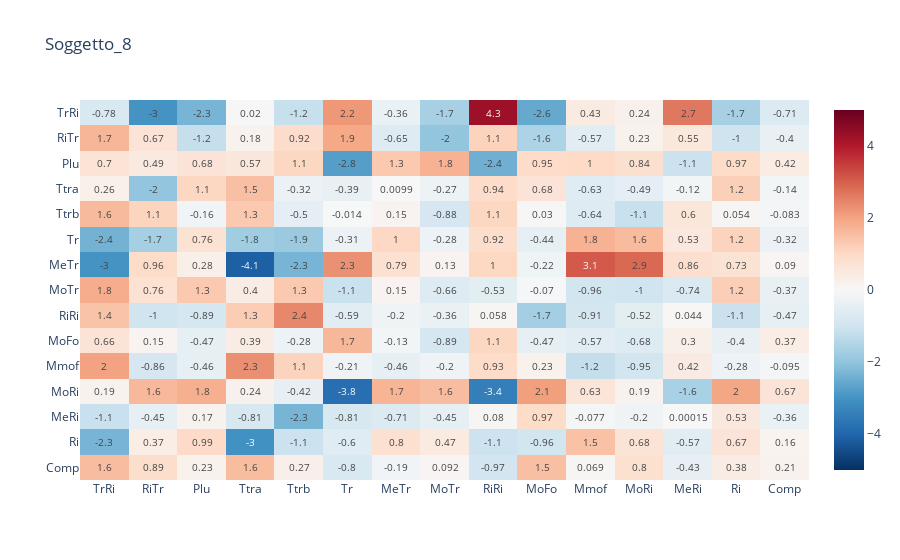
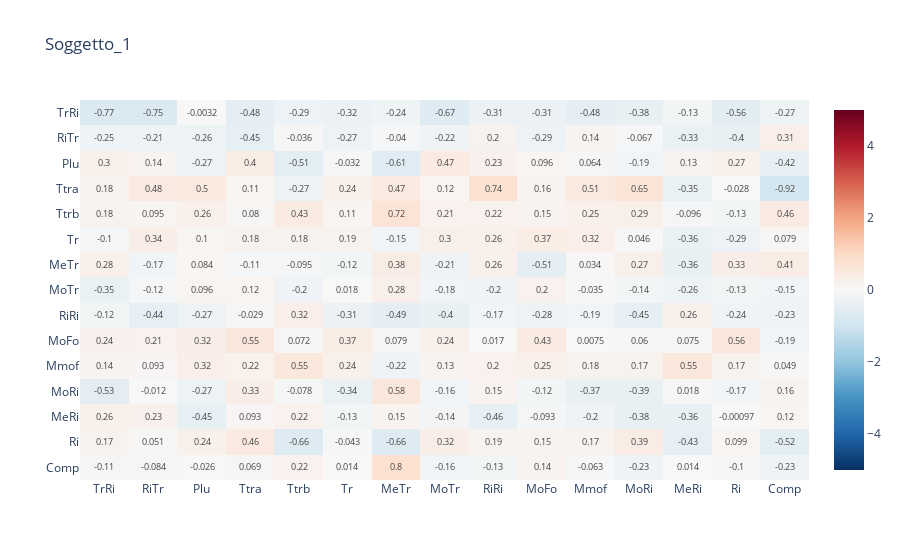
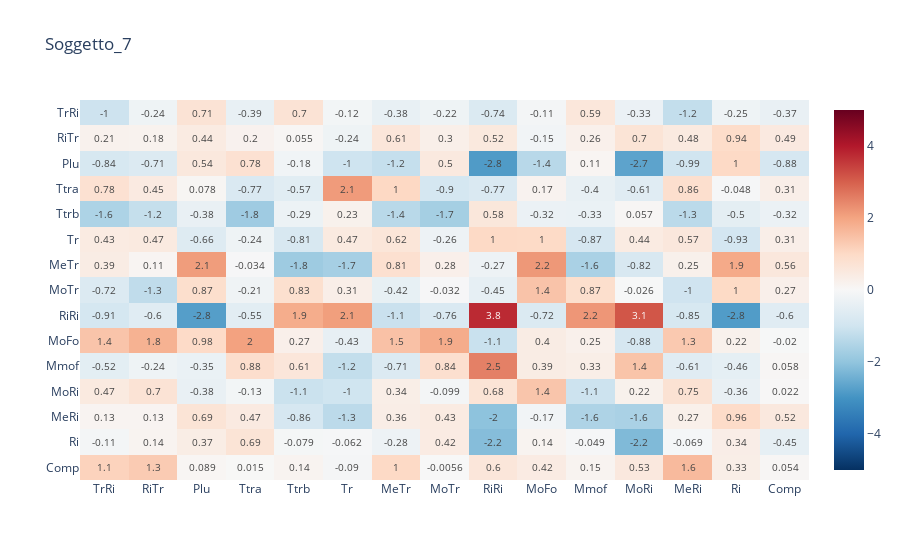

Notebook code cell kept with these figures, in order:
### Code cell
# plot heatmap with plotly express
fig = px.imshow(df_o_8, color_continuous_midpoint=0, color_continuous_scale = 'RdBu_r', zmin=-5, zmax=5, title="Soggetto_8", text_auto=".2", aspect="Auto")
fig.show()

fig = px.imshow(df_o_1, color_continuous_midpoint=0, color_continuous_scale = 'RdBu_r', zmin=-5, zmax=5, title= "Soggetto_1", text_auto=".2", aspect="Auto")
fig.show()

fig = px.imshow(df_o_7, color_continuous_midpoint=0, color_continuous_scale = 'RdBu_r', zmin=-5, zmax=5, title= "Soggetto_7", text_auto=".2", aspect="Auto")
fig.show()

### Figure 1 — Plotly figure (JSON) as saved in the notebook; plotly's stock layout.template omitted (floating-point values rounded to 4 significant figures; data arrays with more than 128 entries replaced by an {"elided": "..."} marker saying what was removed)
{"data": [{"coloraxis": "coloraxis", "hovertemplate": "x: %{x}<br>y: %{y}<br>color: %{z}<extra></extra>", "name": "0", "texttemplate": "%{z:.2}", "type": "heatmap", "x": ["TrRi", "RiTr", "Plu", "Ttra", "Ttrb", "Tr", "MeTr", "MoTr", "RiRi", "MoFo", "Mmof", "MoRi", "MeRi", "Ri", "Comp"], "xaxis": "x", "y": ["TrRi", "RiTr", "Plu", "Ttra", "Ttrb", "Tr", "MeTr", "MoTr", "RiRi", "MoFo", "Mmof", "MoRi", "MeRi", "Ri", "Comp"], "yaxis": "y", "z": {"elided": "15x15 float values"}}], "layout": {"coloraxis": {"cmax": 5, "cmid": 0, "cmin": -5, "colorscale": [[0, "rgb(5,48,97)"], [0.1, "rgb(33,102,172)"], [0.2, "rgb(67,147,195)"], [0.3, "rgb(146,197,222)"], [0.4, "rgb(209,229,240)"], [0.5, "rgb(247,247,247)"], [0.6, "rgb(253,219,199)"], [0.7, "rgb(244,165,130)"], [0.8, "rgb(214,96,77)"], [0.9, "rgb(178,24,43)"], [1, "rgb(103,0,31)"]]}, "title": {"text": "Soggetto_8"}, "xaxis": {"anchor": "y", "domain": [0, 1]}, "yaxis": {"anchor": "x", "autorange": "reversed", "domain": [0, 1]}}}

### Figure 2 — Plotly figure (JSON) as saved in the notebook; plotly's stock layout.template omitted (floating-point values rounded to 4 significant figures; data arrays with more than 128 entries replaced by an {"elided": "..."} marker saying what was removed)
{"data": [{"coloraxis": "coloraxis", "hovertemplate": "x: %{x}<br>y: %{y}<br>color: %{z}<extra></extra>", "name": "0", "texttemplate": "%{z:.2}", "type": "heatmap", "x": ["TrRi", "RiTr", "Plu", "Ttra", "Ttrb", "Tr", "MeTr", "MoTr", "RiRi", "MoFo", "Mmof", "MoRi", "MeRi", "Ri", "Comp"], "xaxis": "x", "y": ["TrRi", "RiTr", "Plu", "Ttra", "Ttrb", "Tr", "MeTr", "MoTr", "RiRi", "MoFo", "Mmof", "MoRi", "MeRi", "Ri", "Comp"], "yaxis": "y", "z": {"elided": "15x15 float values"}}], "layout": {"coloraxis": {"cmax": 5, "cmid": 0, "cmin": -5, "colorscale": [[0, "rgb(5,48,97)"], [0.1, "rgb(33,102,172)"], [0.2, "rgb(67,147,195)"], [0.3, "rgb(146,197,222)"], [0.4, "rgb(209,229,240)"], [0.5, "rgb(247,247,247)"], [0.6, "rgb(253,219,199)"], [0.7, "rgb(244,165,130)"], [0.8, "rgb(214,96,77)"], [0.9, "rgb(178,24,43)"], [1, "rgb(103,0,31)"]]}, "title": {"text": "Soggetto_1"}, "xaxis": {"anchor": "y", "domain": [0, 1]}, "yaxis": {"anchor": "x", "autorange": "reversed", "domain": [0, 1]}}}

### Figure 3 — Plotly figure (JSON) as saved in the notebook; plotly's stock layout.template omitted (floating-point values rounded to 4 significant figures; data arrays with more than 128 entries replaced by an {"elided": "..."} marker saying what was removed)
{"data": [{"coloraxis": "coloraxis", "hovertemplate": "x: %{x}<br>y: %{y}<br>color: %{z}<extra></extra>", "name": "0", "texttemplate": "%{z:.2}", "type": "heatmap", "x": ["TrRi", "RiTr", "Plu", "Ttra", "Ttrb", "Tr", "MeTr", "MoTr", "RiRi", "MoFo", "Mmof", "MoRi", "MeRi", "Ri", "Comp"], "xaxis": "x", "y": ["TrRi", "RiTr", "Plu", "Ttra", "Ttrb", "Tr", "MeTr", "MoTr", "RiRi", "MoFo", "Mmof", "MoRi", "MeRi", "Ri", "Comp"], "yaxis": "y", "z": {"elided": "15x15 float values"}}], "layout": {"coloraxis": {"cmax": 5, "cmid": 0, "cmin": -5, "colorscale": [[0, "rgb(5,48,97)"], [0.1, "rgb(33,102,172)"], [0.2, "rgb(67,147,195)"], [0.3, "rgb(146,197,222)"], [0.4, "rgb(209,229,240)"], [0.5, "rgb(247,247,247)"], [0.6, "rgb(253,219,199)"], [0.7, "rgb(244,165,130)"], [0.8, "rgb(214,96,77)"], [0.9, "rgb(178,24,43)"], [1, "rgb(103,0,31)"]]}, "title": {"text": "Soggetto_7"}, "xaxis": {"anchor": "y", "domain": [0, 1]}, "yaxis": {"anchor": "x", "autorange": "reversed", "domain": [0, 1]}}}
